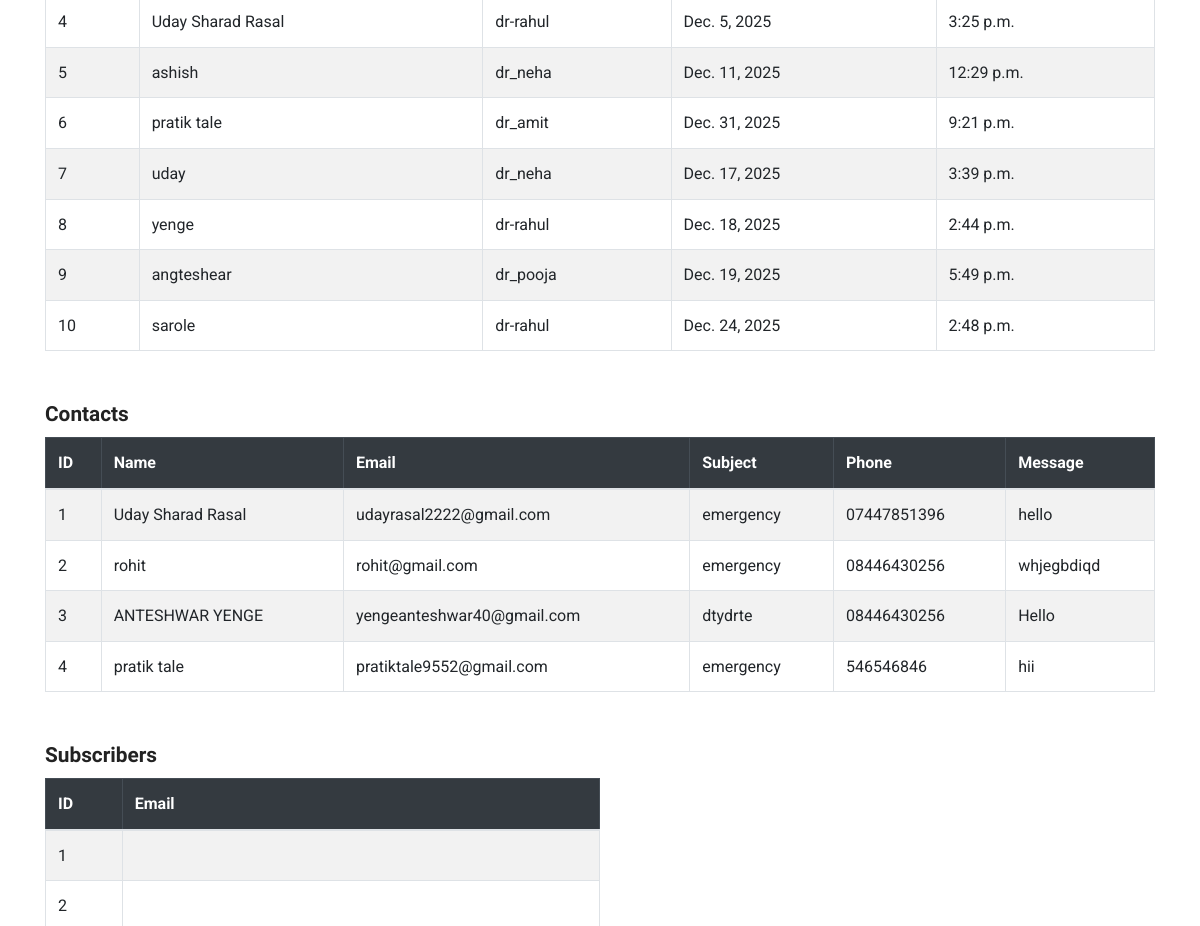
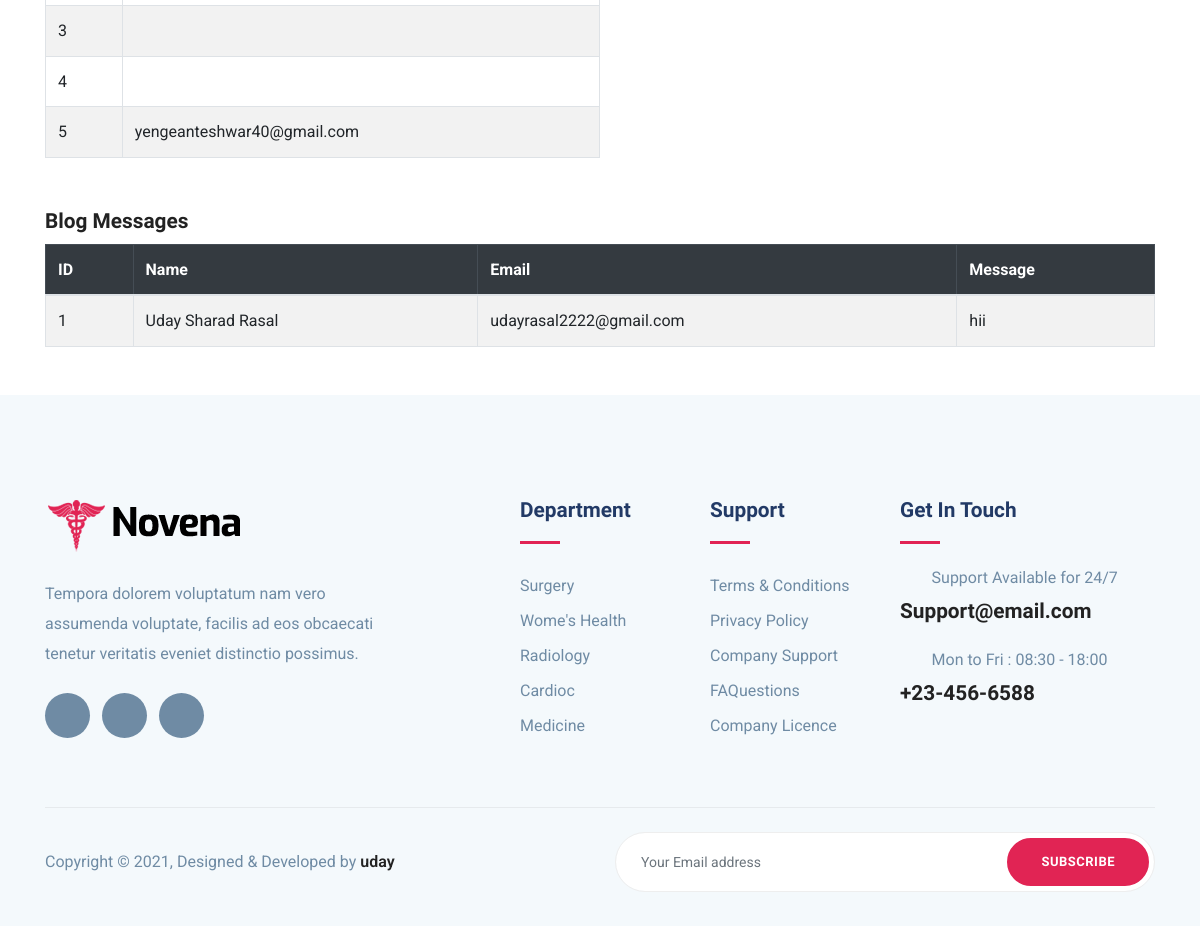
Before: /novapp/dashbord/ (signed in, lower part) with the older database file (2 pictures, top to bottom).
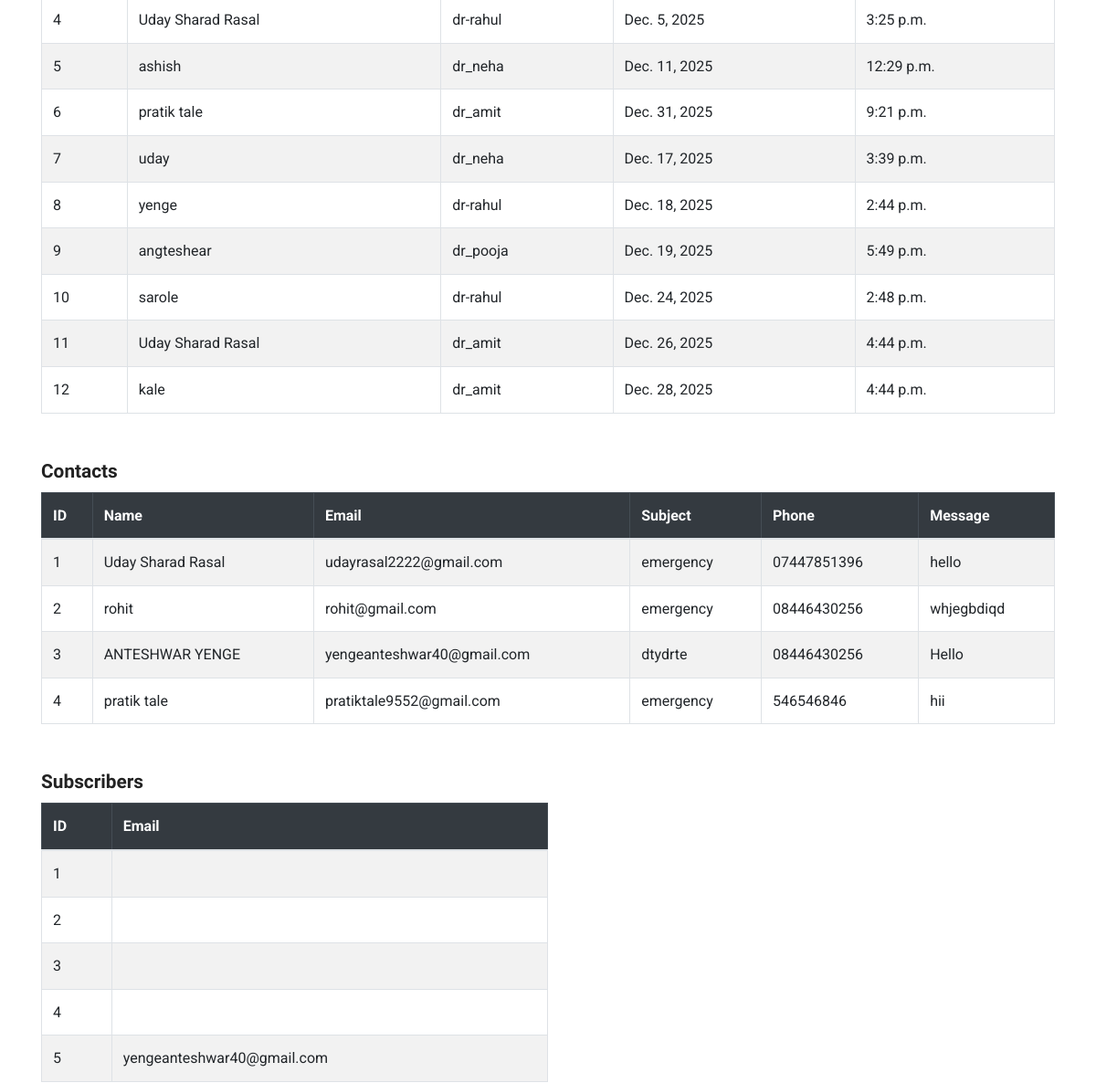
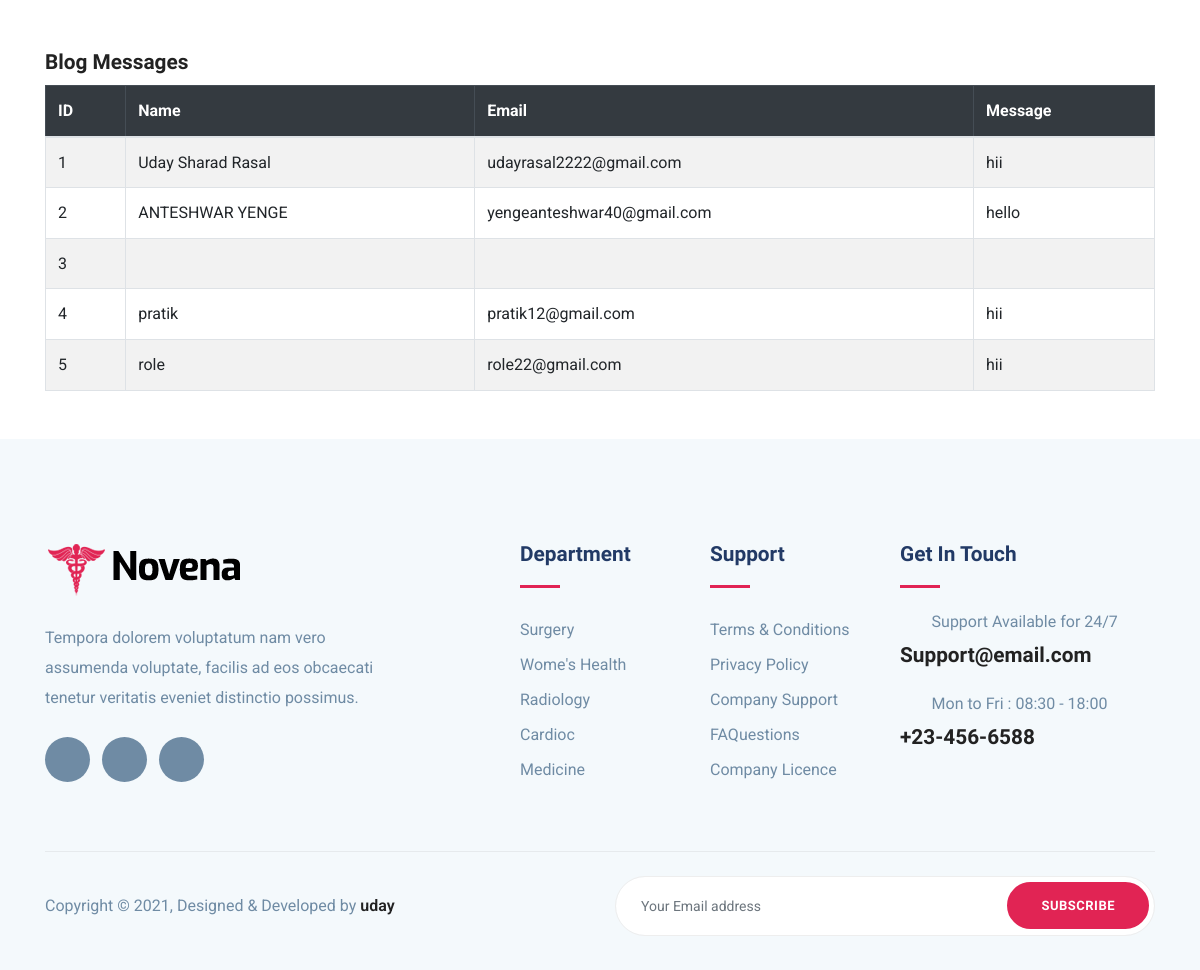
After: the same page with the newer database file (2 pictures, top to bottom).
### novenaApp/models.py (models this page shows, shortened)
class Appointment(models.Model):
    DEPARTMENT_CHOICES = [
        ('cardiology','Cardiology'),
        ('neurology','Neurology'),
        ('orthopedics','Orthopedics'),
        ('pediatrics','Pediatrics'),
        ('gynecology','Gynecology'),
    ]
    DOCTOR_CHOICES =[
        ('dr_amit','Dr. Amit Sharma'),
        ('dr_rahul','Dr. Rahul Verma'),
        ('dr_neha','Dr. Neha Singh'),
        ('dr_pooja','Dr. Pooja Gupta'),
    ]
    department = models.CharField(max_length=50, choices=DEPARTMENT_CHOICES)
    doctor= models.CharField(max_length=50, choices=DOCTOR_CHOICES)
    appointment_date= models.DateField()
    appointment_time= models.TimeField()
    full_name= models.CharField(max_length=100)
    phone_number= models.CharField(max_length=15)
    message=models.TextField(blank=True,null=True)
    created_at=models.DateTimeField(auto_now_add=True)
    is_active=models.BooleanField(default=True)

class contactModel(models.Model):
    name=models.CharField(max_length=100, blank=False ,null=False)
    email=models.EmailField(max_length=254,unique=True,blank=False,null=False)
    subject= models.CharField(max_length=100,blank=False,null=False)
    phoneNo= models.CharField(max_length=12,blank=False,null=False)
    message= models.TextField(blank=False,null=False)

class SubscribeFotter(models.Model):
    email=models.EmailField(null=False, blank=False)

class SingleBlogModel(models.Model):
    name= models.CharField(max_length=50, null=False, blank=False)
    email=models.EmailField(unique=True,null=False,blank=False,)
    message=models.TextField(null=False,blank=True)

### novenaApp/views.py (the view)
# urls.py: path('dashbord/',dashbord,name="dashbord"),
@login_required(login_url='/admin/login/')
def dashbord(request):
    context={
        'appointments':Appointment.objects.all(),
        'contacts':contactModel.objects.all(),
        'SubscribeFotter':SubscribeFotter.objects.all(),
        'SingleBlogModel':SingleBlogModel.objects.all(),
    }
    resp = render(request,"novenaApp/dashbord.html",context)
    return resp

### novenaApp/templates/novenaApp/dashbord.html (shortened to what this page needs)
{% extends "novenaApp/base.html" %}
{% load static %}
{% block body %}
<div class="container my-5">
    <table class="table table-bordered table-striped">
        <tbody>
            {% for appointment in appointments %}
            <tr>
                <td>{{ appointment.id }}</td>
                <td>{{ appointment.full_name }}</td>
                <td>{{ appointment.doctor }}</td>
                <td>{{ appointment.appointment_date }}</td>
                <td>{{ appointment.appointment_time }}</td>
            </tr>
            {% empty %}
            <tr>
                <td colspan="5" class="text-center">No appointments found</td>
            </tr>
            {% endfor %}
        </tbody>
    </table>
    <h4 class="mt-5">Contacts</h4>
    <table class="table table-bordered table-striped">
        <thead class="table-dark">
            <tr>
                <th>ID</th>
                <th>Name</th>
                <th>Email</th>
                <th>Subject</th>
                <th>Phone</th>
                <th>Message</th>
            </tr>
        </thead>
        <tbody>
            {% for contact in contacts %}
            <tr>
                <td>{{ contact.id }}</td>
                <td>{{ contact.name }}</td>
                <td>{{ contact.email }}</td>
                <td>{{ contact.subject }}</td>
                <td>{{ contact.phoneNo }}</td>
                <td>{{ contact.message }}</td>
            </tr>
            {% empty %}
            <tr>
                <td colspan="6" class="text-center">No contacts found</td>
            </tr>
            {% endfor %}
        </tbody>
    </table>
    <h4 class="mt-5">Subscribers</h4>
    <table class="table table-bordered table-striped w-50">
        <thead class="table-dark">
            <tr>
                <th>ID</th>
                <th>Email</th>
            </tr>
        </thead>
        <tbody>
            {% for sub in SubscribeFotter %}
            <tr>
                <td>{{ sub.id }}</td>
                <td>{{ sub.email }}</td>
            </tr>
            {% empty %}
            <tr>
                <td class="text-center">No subscribers</td>
            </tr>
            {% endfor %}
        </tbody>
    </table>
    <h4 class="mt-5">Blog Messages</h4>
    <table class="table table-bordered table-striped">
        <thead class="table-dark">
            <tr>
                <th>ID</th>
                <th>Name</th>
                <th>Email</th>
                <th>Message</th>
            </tr>
        </thead>
        <tbody>
            {% for blog in SingleBlogModel %}
            <tr>
                <td>{{ blog.id }}</td>
                <td>{{ blog.name }}</td>
                <td>{{ blog.email }}</td>
                <td>{{ blog.message }}</td>
            </tr>
            {% empty %}
            <tr>
                <td colspan="3" class="text-center">No messages found</td>
            </tr>
            {% endfor %}
        </tbody>
    </table>
</div>
{% endblock body %}

### novenaApp/templates/novenaApp/base.html (shortened to what this page needs)
{% load static %}
<!DOCTYPE html>
<html lang="en">
<head>
	<link rel="stylesheet" href="{% static 'novenaApp/plugins/bootstrap/bootstrap.min.css' %}">
	<link rel="stylesheet" href="{% static 'novenaApp/plugins/icofont/icofont.min.css' %}">
	<link rel="stylesheet" href="{% static 'novenaApp/plugins/slick-carousel/slick/slick.css' %}">
	<link rel="stylesheet" href="{% static 'novenaApp/plugins/slick-carousel/slick/slick-theme.css' %}">
	<link rel="stylesheet" href="{% static 'novenaApp/css/style.css' %}">
</head>
<body id="top">
	{% block body %} {% endblock body %}
	<footer class="footer section gray-bg">
		<div class="container">
			<div class="row">
				<div class="col-lg-4 mr-auto col-sm-6">
					<div class="widget mb-5 mb-lg-0">
						<div class="logo mb-4">
							<img src="{% static 'novenaApp/images/logo.png' %}" alt="" class="img-fluid">
						</div>
						<p>Tempora dolorem voluptatum nam vero assumenda voluptate, facilis ad eos obcaecati tenetur
							veritatis eveniet distinctio possimus.</p>
						<ul class="list-inline footer-socials mt-4">
							<li class="list-inline-item">
								<a href="https://www.facebook.com/uday"><i class="icofont-facebook"></i></a>
							</li>
							<li class="list-inline-item">
								<a href="https://twitter.com/uday"><i class="icofont-twitter"></i></a>
							</li>
							<li class="list-inline-item">
								<a href="https://www.pinterest.com/uday/"><i class="icofont-linkedin"></i></a>
							</li>
						</ul>
					</div>
				</div>
				<div class="col-lg-2 col-md-6 col-sm-6">
					<div class="widget mb-5 mb-lg-0">
						<h4 class="text-capitalize mb-3">Department</h4>
						<div class="divider mb-4"></div>
						<ul class="list-unstyled footer-menu lh-35">
							<li><a href="#!">Surgery </a></li>
							<li><a href="#!">Wome's Health</a></li>
							<li><a href="#!">Radiology</a></li>
							<li><a href="#!">Cardioc</a></li>
							<li><a href="#!">Medicine</a></li>
						</ul>
					</div>
				</div>
				<div class="col-lg-2 col-md-6 col-sm-6">
					<div class="widget mb-5 mb-lg-0">
						<h4 class="text-capitalize mb-3">Support</h4>
						<div class="divider mb-4"></div>
						<ul class="list-unstyled footer-menu lh-35">
							<li><a href="#!">Terms & Conditions</a></li>
							<li><a href="#!">Privacy Policy</a></li>
							<li><a href="#!">Company Support </a></li>
							<li><a href="#!">FAQuestions</a></li>
							<li><a href="#!">Company Licence</a></li>
						</ul>
					</div>
				</div>
				<div class="col-lg-3 col-md-6 col-sm-6">
					<div class="widget widget-contact mb-5 mb-lg-0">
						<h4 class="text-capitalize mb-3">Get in Touch</h4>
						<div class="divider mb-4"></div>
						<div class="footer-contact-block mb-4">
							<div class="icon d-flex align-items-center">
								<i class="icofont-email mr-3"></i>
								<span class="h6 mb-0">Support Available for 24/7</span>
							</div>
							<h4 class="mt-2"><a href="mailto:support@email.com">Support@email.com</a></h4>
						</div>
						<div class="footer-contact-block">
							<div class="icon d-flex align-items-center">
								<i class="icofont-support mr-3"></i>
								<span class="h6 mb-0">Mon to Fri : 08:30 - 18:00</span>
							</div>
							<h4 class="mt-2"><a href="tel:+23-345-67890">+23-456-6588</a></h4>
						</div>
					</div>
				</div>
			</div>
			<div class="footer-btm py-4 mt-5">
				<div class="row align-items-center justify-content-between">
					<div class="col-lg-6">
						<div class="copyright">
							Copyright &copy; 2021, Designed &amp; Developed by <a href="https://uday.com/">uday</a>
						</div>
					</div>
					<div class="col-lg-6">
						<div class="subscribe-form text-lg-right mt-5 mt-lg-0">
							<form action="{% url 'subscribefotter' %}" method="post" class="subscribe">
								<input type="text" class="form-control" placeholder="Your Email address" name="email"
									required>
								<button type="submit" class="btn btn-main-2 btn-round-full">Subscribe</button>
							</form>
						</div>
					</div>
				</div>
			</div>
		</div>
	</footer>
</body>
</html>

### novenaApp/static/novenaApp/css/style.css (style rules this page uses)
html { overflow-x: hidden; }
body { line-height: 1.6; font-family: "Roboto", sans-serif; -webkit-font-smoothing: antialiased; font-size: 16px; color: #6F8BA4; font-weight: 400; overflow-x: hidden; }
h1, .h1, h2, .h2, h3, .h3, h4, .h4, h5, .h5, h6, .h6 { font-family: "Exo", sans-serif; font-weight: 700; color: #222; }
h4, .h4 { font-size: 1.3rem; line-height: 30px; }
h6, .h6 { font-size: 1rem; }
p { line-height: 30px; }
input[type=email], input[type=password], input[type=text], input[type=tel] { box-shadow: none; height: 45px; outline: none; font-size: 14px; }
.form-control { box-shadow: none; border-radius: 0; }
.btn { display: inline-block; font-size: 14px; font-size: 0.8125rem; font-weight: 700; letter-spacing: 0.5px; padding: 0.75rem 2rem; font-family: "Exo", sans-serif; text-transform: uppercase; border-radius: 5px; border: 2px solid transparent; transition: all 0.35s ease; }
.btn-main-2 { background: #e12454; color: #fff; border-color: #e12454; }
.btn-round-full { border-radius: 50px; }
.section { padding: 100px 0; }
a { color: #222; text-decoration: none; transition: all 0.35s ease; }
.gray-bg { background: #f4f9fc; }
.divider { width: 40px; height: 5px; background: #e12454; }
.lh-35 { line-height: 35px; }
.footer { padding-bottom: 10px; }
.footer .copyright a { font-weight: 600; }
.logo { font-weight: 600; letter-spacing: 1px; }
.widget .divider { height: 3px; }
.widget h4 { color: #223a66; }
.widget .footer-menu a { color: #6F8BA4; }
.footer-contact-block span { font-weight: 400; color: #6F8BA4; }
.footer-contact-block i { font-size: 20px; }
.footer-btm { border-top: 1px solid rgba(0, 0, 0, 0.06); }
.footer-socials li a { width: 45px; height: 45px; background: #6F8BA4; color: #fff; display: inline-block; text-align: center; border-radius: 100%; padding-top: 12px; }
.subscribe { position: relative; }
.subscribe .form-control { border-radius: 50px; height: 60px; padding-left: 25px; border-color: #eee; }
.subscribe .btn { position: absolute; right: 6px; top: 6px; }

Changed rows visible on the page:
added Appointment: id "11", full_name "Uday Sharad Rasal", doctor "dr_amit", appointment_date "Dec. 26, 2025", appointment_time "4:44 p.m."
added Appointment: id "12", full_name "kale", doctor "dr_amit", appointment_date "Dec. 28, 2025", appointment_time "4:44 p.m."
added SingleBlogModel: id "2", name "ANTESHWAR YENGE", email "yengeanteshwar40@gmail.com", message "hello"
added SingleBlogModel: id "3"
added SingleBlogModel: id "4", name "pratik", email "pratik12@gmail.com", message "hii"
added SingleBlogModel: id "5", name "role", email "role22@gmail.com", message "hii"
